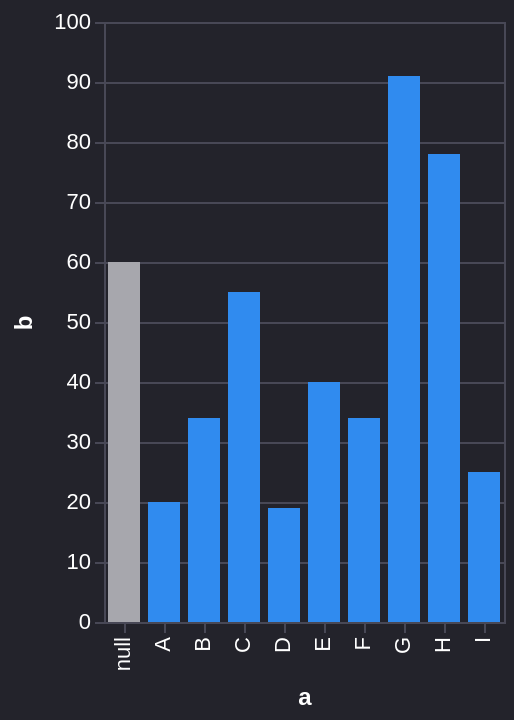

This figure's Vega-Lite source:
### Vega-Lite specification from a JSON file in a GitHub repository (floating-point values rounded to 4 significant figures)
{"mark": "bar", "encoding": {"x": {"field": "a", "type": "ordinal"}, "y": {"field": "b", "type": "quantitative"}, "color": {"condition": {"value": "#A7A7AD", "test": "datum.a === null"}}}, "$schema": "https://vega.github.io/schema/vega-lite/v3.json", "data": {"values": [{"a": "A", "b": 20}, {"a": "B", "b": 34}, {"a": "C", "b": 55}, {"a": "D", "b": 19}, {"a": "E", "b": 40}, {"a": "F", "b": 34}, {"a": "G", "b": 91}, {"a": "H", "b": 78}, {"a": "I", "b": 25}, {"a": null, "b": 60}]}, "config": {"legend": {"symbolBaseFillColor": "#fff", "offset": 24}, "range": {"ramp": {"scheme": "viridis", "extent": [0, 1]}, "turi16": ["#308BEF", "#AFD3FD", "#4DC960", "#AEE395", "#FF9500", "#FBD397", "#EF5C53", "#FF9DA8", "#A34FCD", "#E9AEFF", "#00A39B", "#42D3C6", "#98685E", "#CCB1A0", "#AC9A06", "#EEDB41"], "heatmap": {"scheme": "viridis", "extent": [0, 1]}, "category": ["#308BEF", "#4DC960", "#FF9500", "#EF5C53", "#A34FCD", "#00A39B", "#98685E", "#EEDB41"], "ordinal": {"scheme": "viridis", "extent": [0, 1]}}, "circle": {"size": 50}, "title": {"color": "#fff", "fontSize": 14, "offset": 16}, "point": {"size": 50}, "text": {"fill": "#fff"}, "mark": {"color": "#308BEF"}, "square": {"size": 50}, "view": {"stroke": "#484856"}, "scale": {"rangeStep": 20, "bandPaddingInner": 0.2}, "axis": {"tickColor": "#484856", "labelSeparation": 4, "domain": false, "gridColor": "#484856", "titlePadding": 8}, "background": "#23232B", "area": {"opacity": 0.4}, "style": {"lineMarker": {"fill": "white", "stroke": "#308BEF"}, "crosshair": {"strokeDash": [2, 2], "stroke": "#666"}, "guide-title": {"fill": "#fff", "fontSize": 12, "fontWeight": 600}, "guide-label": {"fill": "#fff", "fontSize": 11}}}}
